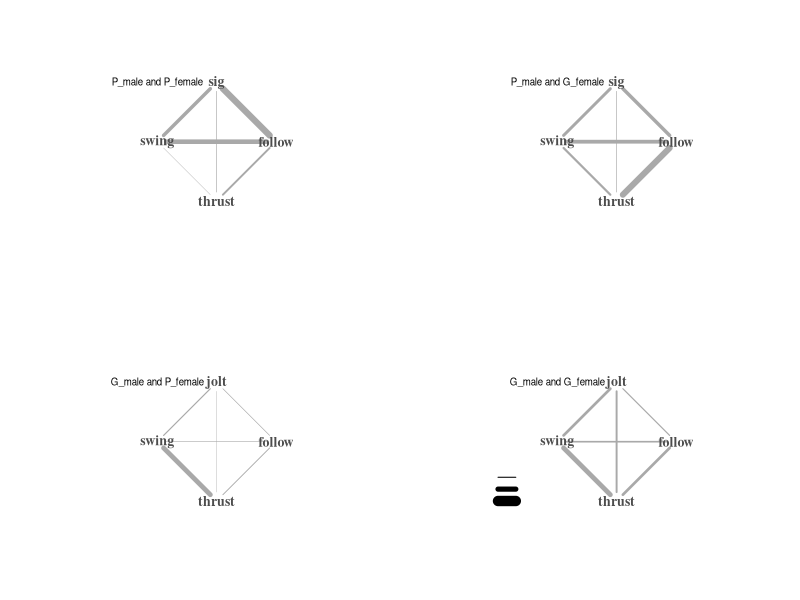

Source code (R):

library("igraph")

# labels of each edge
g1 <- graph( edges=c("sig","sig", "follow","sig", "swing","sig", "thrust","sig",
                     "sig","follow", "follow","follow", "swing","follow", "thrust","follow",
                     "sig","swing", "follow","swing", "swing","swing", "thrust","swing",
                     "sig","thrust", "follow","thrust", "swing","thrust", "thrust","thrust"),
             directed = FALSE)
edgeLayout <- layout_in_circle(g1)
tempCoordinate <- edgeLayout[1,]
edgeLayout[1,] <- edgeLayout[2,]
edgeLayout[2,] <- tempCoordinate

# function to make the transition model
behaviorTransition <- function(graphObject)
{
  plot(graphObject, vertex.size = 30, vertex.color = "white",
       vertex.label.color="gray30", vertex.label.font=2, vertex.shape="none",
       edge.width = (E(graphObject)$weight + 1) / 8, layout = edgeLayout)
}


par(mfrow = c(2,2))
# P. reticulata male and P. reticulata female
currentMat <- matrix(c(13, 12, 7, 1,
                       12, 66, 8, 4,
                       6, 9, 8, 0,
                       1, 3, 1, 1), nrow = 4)
# E(g1)$weight <- as.vector(currentMat)
E(g1)$weight <- as.vector(t(currentMat) + currentMat)
g2 <- simplify(g1, remove.multiple = TRUE, remove.loops = TRUE)
behaviorTransition(g2)
text(-1,1, labels = "P_male and P_female", cex = 0.7)


# P. reticulata male and G.affinis female
currentMat <- matrix(c(11, 7, 5, 0,
                  6, 40, 7, 12,
                  6, 7, 5, 4,
                  2, 11, 4, 4), nrow = 4)
# E(g1)$weight <- as.vector(currentMat)
E(g1)$weight <- as.vector(t(currentMat) + currentMat)
g2 <- simplify(g1, remove.multiple = TRUE, remove.loops = TRUE)
behaviorTransition(g2)
text(-1,1, labels = "P_male and G_female", cex = 0.7)

# -----------------------------------------------------
g1 <- graph( edges=c("jolt","jolt", "follow","jolt", "swing","jolt", "thrust","jolt",
                     "jolt","follow", "follow","follow", "swing","follow", "thrust","follow",
                     "jolt","swing", "follow","swing", "swing","swing", "thrust","swing",
                     "jolt","thrust", "follow","thrust", "swing","thrust", "thrust","thrust"),
             directed = FALSE)


# G.affinis male and P.reticulata female
currentMat <- matrix(c(0, 1, 3, 0,
                       1, 2, 0, 2,
                       1, 2, 9, 8,
                       1, 1, 10, 6), nrow = 4)
# E(g1)$weight <- as.vector(currentMat)
E(g1)$weight <- as.vector(t(currentMat) + currentMat)
g2 <- simplify(g1, remove.multiple = TRUE, remove.loops = TRUE)
behaviorTransition(g2)
text(-1,1, labels = "G_male and P_female", cex = 0.7)

# G.affinis male and G.affinis female
currentMat <- c(2, 4, 4, 2,
                0, 7, 3, 4,
                6, 3, 21, 9,
                5, 6, 9, 7)
# E(g1)$weight <- as.vector(currentMat)
E(g1)$weight <- as.vector(t(currentMat) + currentMat)
g2 <- simplify(g1, remove.multiple = TRUE, remove.loops = TRUE)
behaviorTransition(g2)
text(-1,1, labels = "G_male and G_female", cex = 0.7)
lines(c(-2, -1.7),c(-0.6, -0.6), lwd = 1)
lines(c(-2, -1.7),c(-0.8, -0.8), lwd = 5)
lines(c(-2, -1.7),c(-1, -1), lwd = 10)

